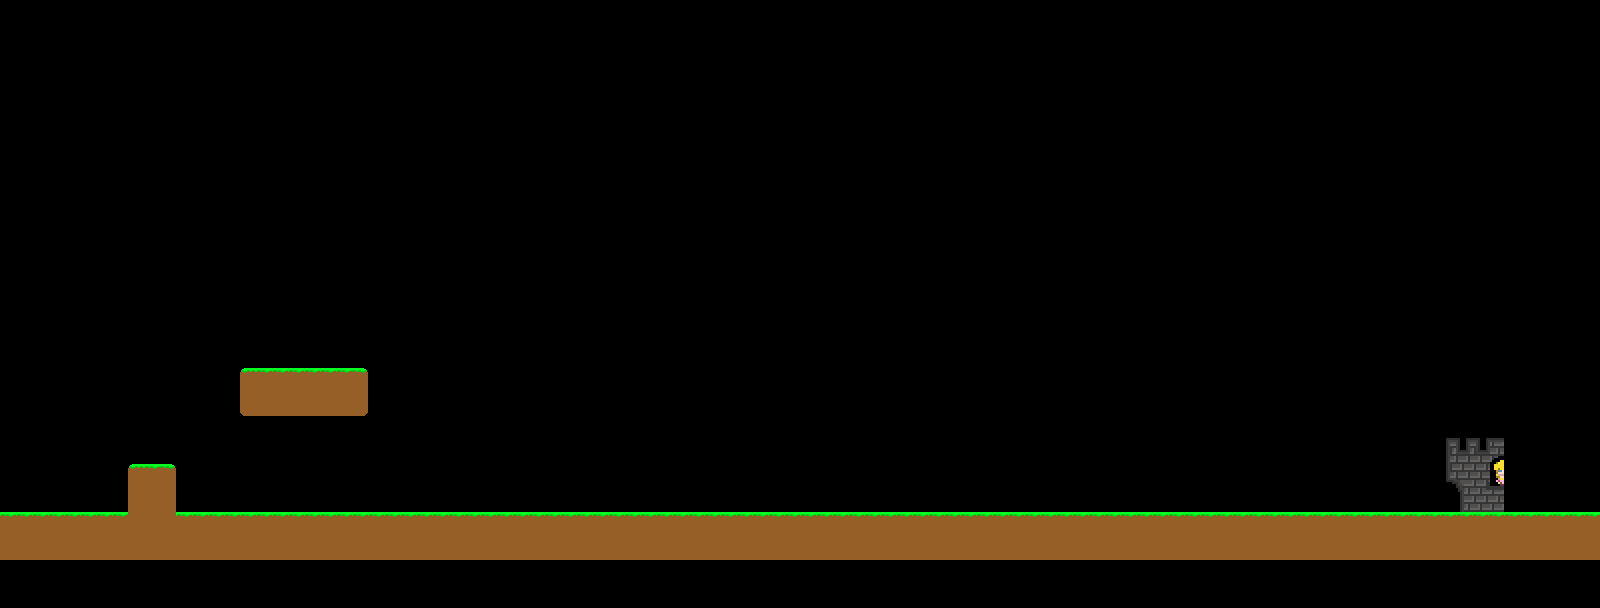

This is a level from a 2D game, rendered from its Tiled map with the project's own tilesets. A one-line summary and the map file follow, with tile-layer data summarised:
An orthogonal 100x38 tile map with 16x16 px tiles, 1 tile layer (tiles).

<map version="1.0" orientation="orthogonal" width="100" height="38" tilewidth="16" tileheight="16">
 <tileset firstgid="1" name="tiles_spritesheet" tilewidth="16" tileheight="16">
  <image source="../../game8/assets/tiles_spritesheet.png" width="320" height="320" />
 </tileset>
 <layer name="tiles" width="100" height="38">
  <data>[3800 cells, 353 non-empty, 26 distinct tile ids]</data>
 </layer>
</map>